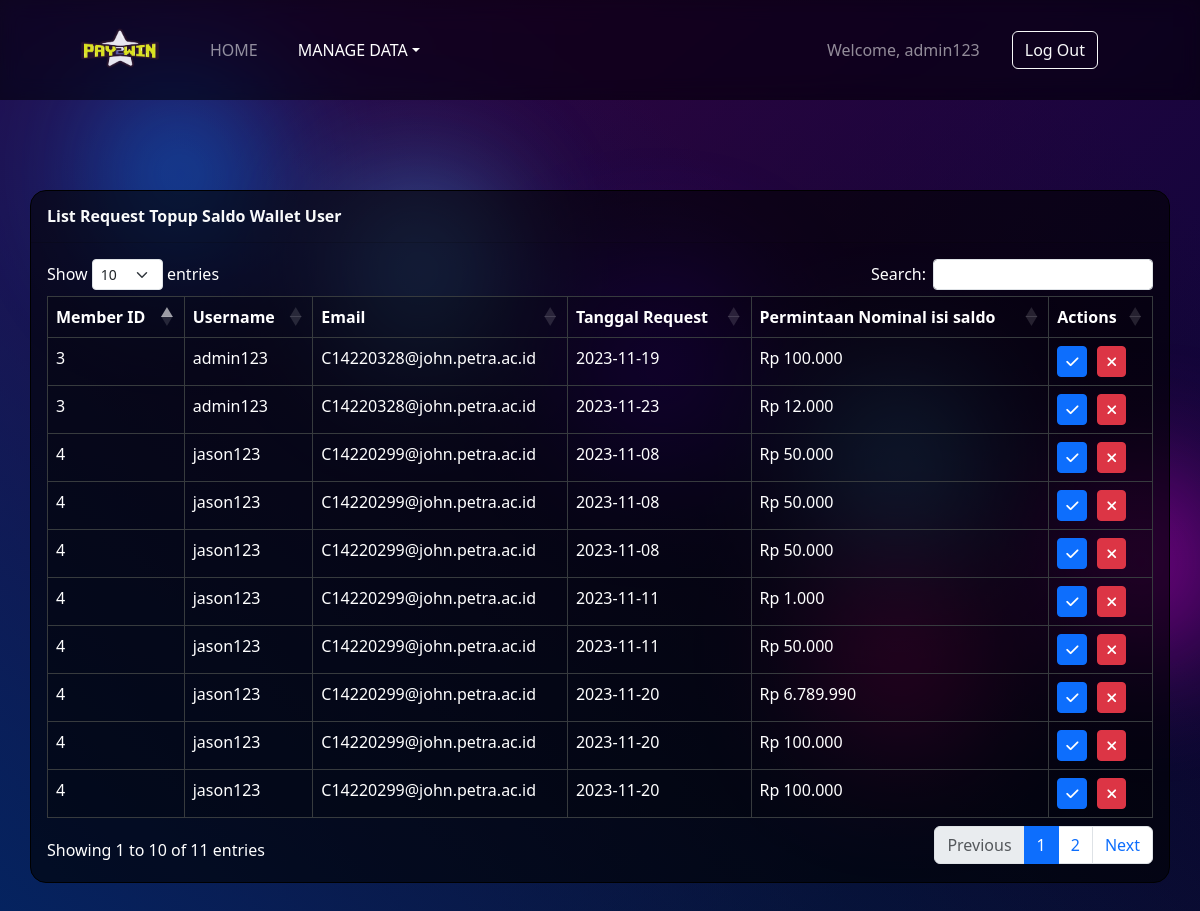
The page /manage_user.php (signed in) on the database its author committed.
### tables this page shows
CREATE TABLE `history_isi_saldo` (
  `history_id` int NOT NULL,
  `nominal_isi_saldo` int NOT NULL,
  `tanggal_request` date NOT NULL,
  `member_id` int DEFAULT NULL,
  `status_isi_saldo` int NOT NULL DEFAULT '0'
);

CREATE TABLE `users` (
  `member_id` int NOT NULL,
  `email` varchar(30) NOT NULL,
  `password` varchar(25) NOT NULL,
  `no_telepon` varchar(25) NOT NULL,
  `username` varchar(20) NOT NULL,
  `saldo` int NOT NULL,
  `admin_access` int DEFAULT NULL
);

### manage_user.php (the view, shortened to what this page needs)
<?php
include 'db_conn.php';
$stmt = $pdo->query(
    "SELECT h.history_id, u.member_id, u.username, u.email, h.tanggal_request, h.nominal_isi_saldo
    FROM users u
    JOIN history_isi_saldo h
    ON u.member_id = h.member_id WHERE h.status_isi_saldo = 0;"
);
$rows = $stmt->fetchAll(PDO::FETCH_ASSOC);
if (isset($_SESSION['user'])) {
    $user = $_SESSION['user'];
    $userName = $user['username'];
} else {
    header('location: login.php');
    exit;
}
?>
<!DOCTYPE html>
<html lang="en">
<head>
    <link rel="stylesheet" href="css/styles.css">
    <link rel="stylesheet" href="https://cdnjs.cloudflare.com/ajax/libs/twitter-bootstrap/5.3.0/css/bootstrap.min.css">
    <link rel="stylesheet" href="https://cdn.datatables.net/1.13.6/css/dataTables.bootstrap5.min.css">
</head>
<body class="bg-dark">
    <div class="blob-c">
        <div class="shape-blob one"></div>
        <div class="shape-blob two"></div>
        <div class="shape-blob three"></div>
        <div class="shape-blob four"></div>
        <div class="shape-blob five"></div>
        <div class="shape-blob six"></div>
    </div>
    <nav class="py-4 navbar navbar-expand-lg navbar-dark fixed-top"
        style="background: rgba(0, 0, 0, 0.6) !important; backdrop-filter: blur(10px) saturate(125%); z-index: 2; -webkit-backdrop-filter: blur(10px) saturate(125%);">
        <div class="container px-4 px-lg-5 text-white">
            <a class="navbar-brand" style="height: 52px;" href="admin.php">
                <img src="assets\Web Logo\pay-2-win-full.png" alt="PAY2WIN Logo" class="img-fluid"
                    style="max-height: 50px;margin-top: -2px;height: 100%;object-fit: cover;">
            </a>
            <div class="collapse navbar-collapse" id="navbarSupportedContent">
                <ul class="navbar-nav align-items-center me-auto mb-2 mb-lg-0 ms-lg-4">
                    <li class="nav-item me-lg-4 d-lg-block"><a class="nav-link" aria-current="page"
                            href="admin.php">HOME</a>
                    </li>
                    <div class="nav-item me-lg-4 d-lg-block dropdown">
                        <a href="#" class="nav-link dropdown-toggle active" data-bs-toggle="dropdown">MANAGE DATA</a>
                    </div>
                </ul>
                <ul class="navbar-nav align-items-center mb-2 mb-lg-0 ms-lg-4">
                    <li class="nav-item me-lg-4 d-lg-block">
                        <a class="nav-link" href="">
                            Welcome,
                            <?php echo $userName; ?> <i class="bi bi-person-circle"></i>
                        </a>
                    </li>
                    <li class="nav-item me-lg-4 d-lg-block">
                        <button type="button" class="btn btn-outline-light" data-bs-toggle="modal"
                            data-bs-target="#logoutModal">Log Out</button>
                    </li>
                </ul>
            </div>
        </div>
    </nav>
    <div id="wrapper" style='margin-top: 150px !important; margin-bottom: 40px !important;'>
        <div id="content-wrapper" class="d-flex flex-column">
            <div id="content">
                <div class="container" style="padding: 40px 0 20px 0;">
                    <div class="card border-black text-white mb-4 animate"
                        style='border-radius: 1rem;background-color: rgb(0, 0, 0, 0.6) !important'>
                        <div class="card-header py-3">
                            <h6 class="m-0 font-weight-bold text-light"><strong>List Request Topup Saldo Wallet User</strong></h6>
                        </div>
                        <div class="card-body">
                            <div class="table-responsive">
                                <table class="table table-bordered table-dark" id="dataTable" width="100%"
                                    cellspacing="0" style="--bs-table-bg: rgb(0, 0, 0, 0.2) !important;">
                                    <thead>
                                        <tr>
                                            <th>Member ID</th>
                                            <th>Username</th>
                                            <th>Email</th>
                                            <th>Tanggal Request</th>
                                            <th>Permintaan Nominal isi saldo</th>
                                            <th>Actions</th>
                                        </tr>
                                    </thead>
                                    <tbody>
                                        <?php
                                        foreach ($rows as $row) {
                                            $historyId = $row["history_id"];
                                            $member_id = $row["member_id"];
                                            $username = $row["username"];
                                            $email = $row["email"];
                                            $tanggal_request = $row["tanggal_request"];
                                            $nominal_isi_saldo = $row["nominal_isi_saldo"];
                                            echo "<tr>";
                                            echo "<td>$member_id</td>";
                                            echo "<td>$username</td>";
                                            echo "<td>$email</td>";
                                            echo "<td>$tanggal_request</td>";
                                            echo "<td> Rp " . number_format($nominal_isi_saldo, 0, ',', '.') . "</td>";
                                            echo "<td><button class='acc-req-btn btn btn-primary btn-sm' data-history-id='$historyId' data-id='$member_id' data-nominal-isi-saldo='$nominal_isi_saldo'><i class='fa-solid fa-check'></i></button>";
                                            echo "<button class='dec-req-btn btn btn-danger btn-sm' data-history-id='$historyId' style='margin-left:10px;'><i class='fa-solid fa-xmark'></i></button></td>";
                                            echo "</tr>";
                                        }
                                        ?>
                                    </tbody>
                                </table>
                            </div>
                        </div>
                    </div>
                </div>
            </div>
        </div>
    </div>
</body>
</html>

### css/styles.css (style rules this page uses)
body { min-height: 100vh; display: flex; flex-direction: column; margin: 0; padding: 0; background: linear-gradient(45deg, #042461 0%, rgba(225, 5, 34, 0) 70%), linear-gradient(135deg, #340447 10%, rgba(49, 5, 209, 0) 80%), linear-gradient(225deg, #0f053a 10%, rgba(10, 219, 216, 0) 80%), linear-gradient(315deg, #050813 100%, rgba(9, 245, 5, 0) 70%); }
.card { opacity: 0; }
.animate { animation: fadeIn 0.8s ease-out; animation-fill-mode: forwards; }
.blob-c { position: fixed; top: 0; right: 0; width: 100%; height: 100%; overflow: hidden; z-index: -1; }
.shape-blob { filter: blur(70px); background: #26C3F9; width: 120px; height: 160px; border-radius: 40% 50% 30% 40%; z-index: -1; opacity: .8; position: fixed; }
.shape-blob.one { background: #0085FF; left: 10%; top: 10%; transform: rotate(-180deg); }
.shape-blob.two { background: #4EAEFF; left: 30%; top: 20%; transform: rotate(-180deg); }
.shape-blob.three { background: #5d00ff; left: 50%; top: 30%; transform: rotate(-180deg); }
.shape-blob.four { background: #4EAEFF; left: 70%; top: 40%; transform: rotate(-180deg); }
.shape-blob.five { background: #ff00f2; left: 90%; top: 50%; transform: rotate(-180deg); }
.shape-blob.six { background: #ff009d; left: 70%; top: 60%; transform: rotate(-180deg); }

### rows shown on the page
history_isi_saldo: member.member_id "4", member.username "jason123", member.email "C14220299@john.petra.ac.id", tanggal_request "2023-11-08", nominal_isi_saldo "50.000"
history_isi_saldo: member.member_id "4", member.username "jason123", member.email "C14220299@john.petra.ac.id", tanggal_request "2023-11-08", nominal_isi_saldo "50.000"
history_isi_saldo: member.member_id "4", member.username "jason123", member.email "C14220299@john.petra.ac.id", tanggal_request "2023-11-08", nominal_isi_saldo "50.000"
history_isi_saldo: member.member_id "4", member.username "jason123", member.email "C14220299@john.petra.ac.id", tanggal_request "2023-11-11", nominal_isi_saldo "1.000"
history_isi_saldo: member.member_id "4", member.username "jason123", member.email "C14220299@john.petra.ac.id", tanggal_request "2023-11-11", nominal_isi_saldo "50.000"
history_isi_saldo: member.member_id "3", member.username "admin123", member.email "C14220328@john.petra.ac.id", tanggal_request "2023-11-19", nominal_isi_saldo "100.000"
history_isi_saldo: member.member_id "4", member.username "jason123", member.email "C14220299@john.petra.ac.id", tanggal_request "2023-11-20", nominal_isi_saldo "6.789.990"
history_isi_saldo: member.member_id "4", member.username "jason123", member.email "C14220299@john.petra.ac.id", tanggal_request "2023-11-20", nominal_isi_saldo "100.000"
history_isi_saldo: member.member_id "4", member.username "jason123", member.email "C14220299@john.petra.ac.id", tanggal_request "2023-11-20", nominal_isi_saldo "100.000"
history_isi_saldo: member.member_id "3", member.username "admin123", member.email "C14220328@john.petra.ac.id", tanggal_request "2023-11-23", nominal_isi_saldo "12.000"

### other values the page prints
$userName "admin123"
